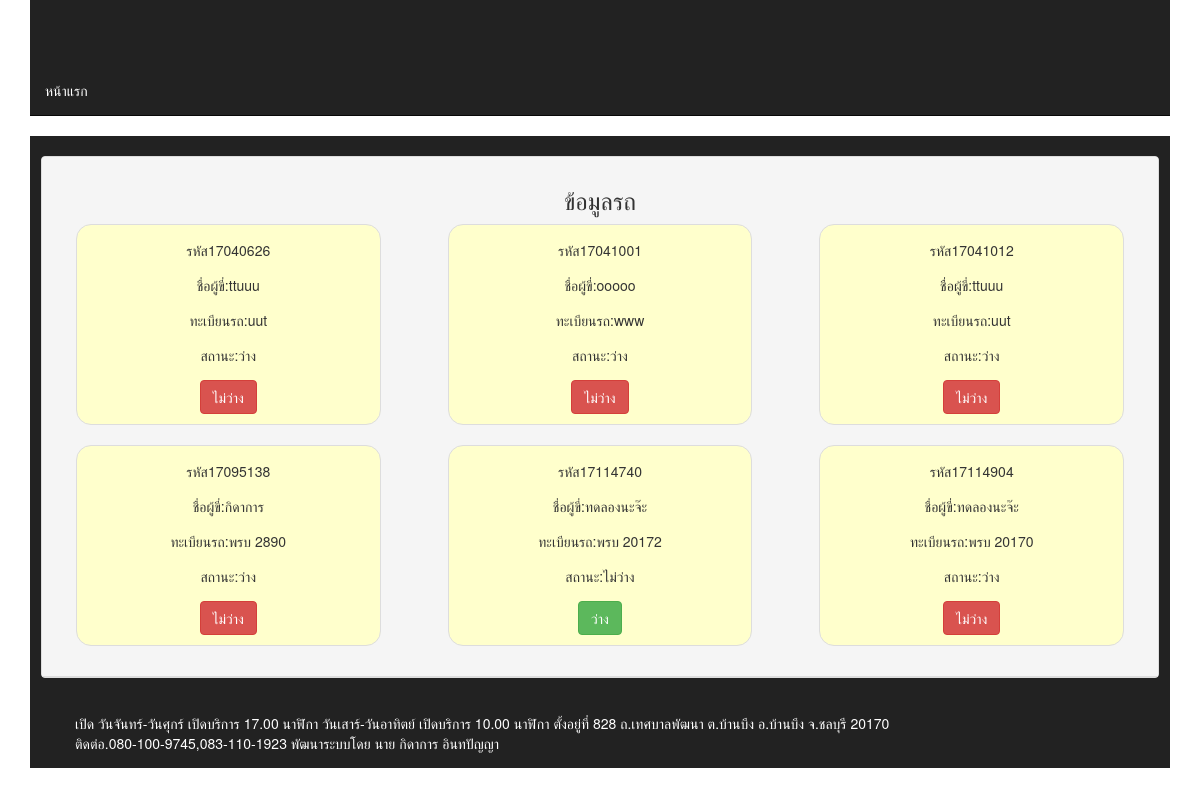
/Admin/car.php, run on the app's committed database.
### tables this page shows
CREATE TABLE `car` (
  `car_id` int(11) NOT NULL,
  `id_card` varchar(30) NOT NULL,
  `car_name` varchar(30) NOT NULL,
  `status` varchar(30) NOT NULL
);

### Admin/car.php (the view, shortened to what this page needs)
<!DOCTYPE html>
<html lang="en">
    <head>
        <link href="../css/bootstrap.css" rel="stylesheet">
        <link href="../css/bootstrap.min.css" rel="stylesheet">
    </head>
    <body>
        <?php
        include"/menu.php";
        $sql = "select * from car";
        $res = mysqli_query($conn, $sql);
        ?>
        <div class='container'>
            <div class="navbar-inverse">
                <br>
                <div class="three panel panel-default">
                    <div class="panel-heading"><center><h3>ข้อมูลรถ</h3></center>
                        <div class="row">
                            <?php
                            while ($row = mysqli_fetch_array($res)) {
                                ?>
                                <div class="col-md-offset-0 col-xs-7 col-md-4">
                                                        <div class="three  panel-default">
                                    <form action="updatecar.php" method="post">
                                        <center><div class="col-xs-12 col-md-12">
                                                <div class="tableproduct thumbnail ">
                                                    <div class="form-group">รหัส<?php echo $row[car_id]; ?></div>
                                                    <div class="form-group">ชื่อผู้ขี่:<?php echo $row[car_name]; ?></div>
                                                    <div class="form-group">ทะเบียนรถ:<?php echo $row[id_card]; ?></div>
                                                    <div class="form-group">สถานะ:<?php echo $row[status]; ?></div>
                                                            <?php if ($row[status] == "ว่าง") { ?>
                                                                <input class="btn btn-danger " type="submit" value="ไม่ว่าง"name="status">
                                                            <?php } ?>
                                                            <?php if ($row[status] != "ว่าง") { ?>
                                                                <input class="btn btn-success " type="submit" value="ว่าง" name="status">
                                                            <?php } ?>
                                                        </div>
                                                </div>
                                            </div>
                                            </div>
                                <?php } ?>
                            </div>
                        </div>
                    </div>
                    <?php include("../footer.php") ?>
                </div>
            </div>
    </body>
</html>

### Translate.php (style rules this page uses)
body { top: 0px !important; }

### data on the page
car: car_id "17040626", car_name "ttuuu", id_card "uut", status "ว่าง"
car: car_id "17041001", car_name "ooooo", id_card "www", status "ว่าง"
car: car_id "17041012", car_name "ttuuu", id_card "uut", status "ว่าง"
car: car_id "17095138", car_name "กิดาการ", id_card "พรบ 2890", status "ว่าง"
car: car_id "17114740", car_name "ทดลองนะจ๊ะ", id_card "พรบ 20172", status "ไม่ว่าง"
car: car_id "17114904", car_name "ทดลองนะจ๊ะ", id_card "พรบ 20170", status "ว่าง"
